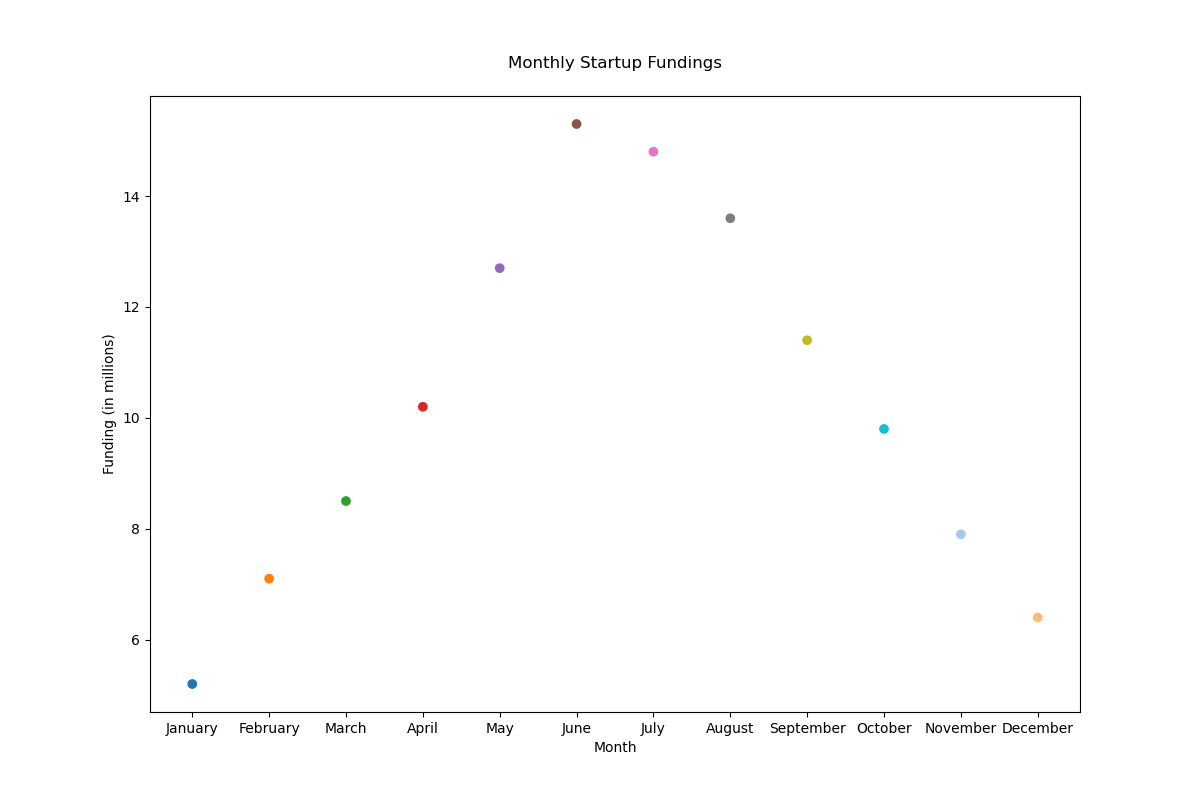

This chart was generated by the following Python code:

import matplotlib.pyplot as plt

# Data points
months = ['January', 'February', 'March', 'April', 'May', 'June',
          'July', 'August', 'September', 'October', 'November', 'December']
funding = [5.2, 7.1, 8.5, 10.2, 12.7, 15.3, 14.8, 13.6, 11.4, 9.8, 7.9, 6.4]

# Colors for each point
colors = [
    '#1f77b4', '#ff7f0e', '#2ca02c', '#d62728', '#9467bd',
    '#8c564b', '#e377c2', '#7f7f7f', '#bcbd22', '#17becf', '#aec7e8', '#ffbb78'
]

# Change width and height of the chart
plt.figure(figsize=(12, 8))

# Scatter plot
plt.scatter(months, funding, c=colors)

# Title and labels
plt.title('Monthly Startup Fundings', pad=20)
plt.xlabel('Month')
plt.ylabel('Funding (in millions)')

# Adjust x-axis to show each month
plt.xticks(months)

# Show plot
plt.show()
